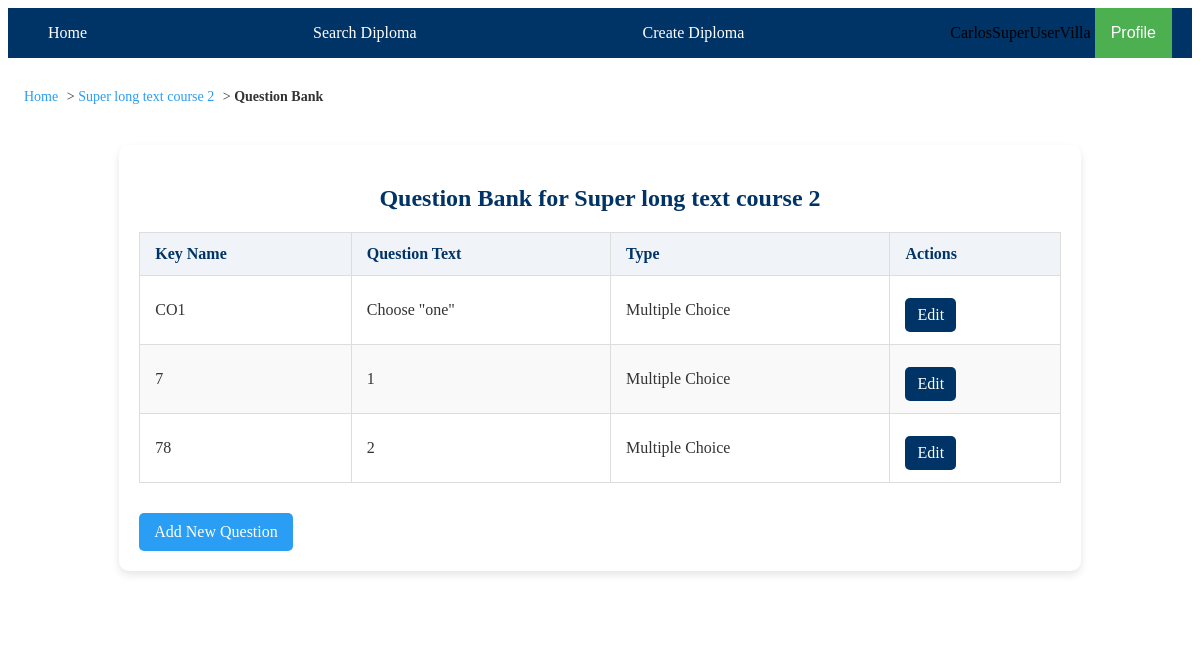
The app's page /courses/5/question_bank/ (signed in) with its own data.
### edu_core/models.py (models this page shows, shortened)
class CustomUser(AbstractUser):
    STUDENT = 'student'
    PROFESSOR = 'professor'
    MODERATOR = 'moderator'
    USER_TYPE_CHOICES = [
        (STUDENT, 'Student'),
        (PROFESSOR, 'Professor'),
        (MODERATOR, 'Moderator'),
    ]
    user_type = models.CharField(max_length=10, choices=USER_TYPE_CHOICES, default=STUDENT)

class Course(models.Model):
    name = models.CharField(max_length=255)
    creation_date = models.DateField(auto_now_add=True)
    last_update_date = models.DateField(auto_now=True)
    author = models.ForeignKey(CustomUser, on_delete=models.SET_NULL, null=True, limit_choices_to={'user_type': CustomUser.PROFESSOR}, related_name='authored_courses')
    students = models.ManyToManyField(CustomUser, through='Registration', related_name='registered_courses')
    image = models.ImageField(upload_to='course_images/', null=True, blank=True)
    description = models.TextField(null=True, blank=True)  # New field for course description

class Question(models.Model):
    MULTIPLE_CHOICE = 'MCQ'
    TRUE_FALSE = 'TF'
    ESSAY = 'ESSAY'
    QUESTION_TYPES = [
        (MULTIPLE_CHOICE, 'Multiple Choice'),
        (TRUE_FALSE, 'True or False'),
        (ESSAY, 'Essay'),
    ]
    activity = models.ForeignKey('Activity', on_delete=models.CASCADE, related_name='activity_questions', null=True, blank=True)
    course = models.ForeignKey('Course', on_delete=models.CASCADE, related_name='course_questions')
    question_type = models.CharField(max_length=50, choices=QUESTION_TYPES)
    text = models.TextField()
    correct_answer = models.TextField(blank=True, null=True)
    randomize_options = models.BooleanField(default=False)
    key_name = models.CharField(max_length=255, blank=True, null=True)
    in_bank = models.BooleanField(default=False)  # This is the correct field name

### edu_core/views/question_bank_views.py (the view)
# urls.py: path('courses/<int:course_id>/question_bank/', question_bank, name='question_bank'),
@login_required
def question_bank(request, course_id):
    course = get_object_or_404(Course, id=course_id)
    query = request.GET.get('q', '')
    questions = Question.objects.filter(course=course, in_bank=True)
    if query:
        questions = questions.filter(
            Q(key_name__icontains=query) | Q(text__icontains=query)
        )
    return render(request, 'edu_core/question_bank/question_bank.html', {'course': course, 'questions': questions})

### edu_core/templates/edu_core/question_bank/question_bank.html
{% extends "edu_core/base.html" %}
{% load static %}
{% block content %}
<link rel="stylesheet" href="{% static 'edu_core/css/question_bank.css' %}">
<nav class="breadcrumb-nav">
    <a href="{% url 'home' %}" class="breadcrumb">Home</a> &gt;
    <a href="{% url 'course_detail' course.id %}" class="breadcrumb">{{ course.name }}</a> &gt;
    <span class="breadcrumb current">Question Bank</span>
</nav>
<div class="question-bank-container">
    <h2>Question Bank for {{ course.name }}</h2>
    <table class="question-bank-table">
        <thead>
            <tr>
                <th>Key Name</th>
                <th>Question Text</th>
                <th>Type</th>
                <th>Actions</th>
            </tr>
        </thead>
        <tbody>
            {% for question in questions %}
            <tr>
                <td>{{ question.key_name }}</td>
                <td>{{ question.text }}</td>
                <td>{{ question.get_question_type_display }}</td>
                <td>
                    <a href="{% url 'edit_question_in_bank' question.id %}" class="btn edit-btn">Edit</a>
                </td>
            </tr>
            {% empty %}
            <tr>
                <td colspan="4" class="no-questions">No questions found for this course.</td>
            </tr>
            {% endfor %}
        </tbody>
    </table>
    <a href="{% url 'question_type_selection_for_bank' course.id %}" class="btn add-question-btn">Add New Question</a>
</div>
{% endblock %}

### edu_core/templates/edu_core/base.html (shortened to what this page needs)
<!DOCTYPE html>
<html lang="en">
<head>
    {% load static %}
    <link rel="stylesheet" href="{% static 'edu_core/css/base.css' %}">
    <link rel="stylesheet" href="https://cdnjs.cloudflare.com/ajax/libs/font-awesome/6.5.1/css/all.min.css">
</head>
<body>
    <header>
        <div class="navbar">
            <a href="{% url 'home' %}">Home</a>
            <a href="{% url 'diploma_search' %}">Search Diploma</a>
            {% if user.is_authenticated %}
                {% if user.user_type == 'professor' or user.user_type == 'moderator' or user.is_superuser %}
                    <a href="{% url 'create_diploma' %}">Create Diploma</a>
                {% endif %}
                <div class="profile-section">
                    <span class="username">{{ user.get_full_name|default:user.username }}</span>
                    <div class="dropdown">
                        <button class="dropbtn">Profile</button>
                    </div>
                </div>
            {% else %}
                <span class="login-prompt">Log in -></span>
                <a href="{% url 'signup' %}">Signup</a>
                <a href="{% url 'login' %}">Login</a>
            {% endif %}
        </div>
    </header>
    <main>
        {% block content %}{% endblock %}
    </main>
</body>
</html>

### edu_core/static/edu_core/css/base.css (style rules this page uses)
:root { --primary-color: #003366; --secondary-color-1: #ffffff; --secondary-color-2: #3fada8; --accent-color-1: #2a9df4; --accent-color-2: #ffd700; --neutral-color: #dddddd; --background-color: #ffffff; --text-color: #333333; --hover-bg-color: #e0e0e0; --hover-text-color: #003366; }
.navbar { background-color: var(--primary-color); overflow: visible; display: flex; justify-content: space-between; align-items: center; padding: 0 20px; position: relative; z-index: 10; }
.navbar a { display: block; color: var(--background-color); text-align: center; padding: 14px 20px; text-decoration: none; transition: background-color 0.3s ease-in-out, color 0.3s ease-in-out; }
main { padding: 16px; background-color: var(--background-color); color: var(--text-color); position: relative; z-index: 1; }
.dropdown { position: relative; display: inline-block; }
.dropbtn { background-color: #4CAF50; color: white; padding: 16px; font-size: 16px; border: none; cursor: pointer; z-index: 20; }

### edu_core/static/edu_core/css/question_bank.css (style rules this page uses)
:root { --primary-color: #003366; --secondary-color-1: #ffffff; --accent-color-1: #2a9df4; --accent-color-2: #ff6b6b; --text-color: #333; --table-header-bg: #f0f4f8; --table-border: #ddd; }
.breadcrumb-nav { margin: 15px 0; font-size: 14px; }
.breadcrumb { color: var(--accent-color-1); text-decoration: none; margin-right: 5px; }
.breadcrumb.current { color: var(--text-color); font-weight: bold; }
.question-bank-container { width: 80%; margin: 40px auto; padding: 20px; background-color: var(--secondary-color-1); border-radius: 10px; box-shadow: 0 4px 8px rgba(0, 0, 0, 0.1); }
h2 { text-align: center; color: var(--primary-color); margin-bottom: 20px; }
.question-bank-table { width: 100%; border-collapse: collapse; margin-bottom: 20px; }
.question-bank-table th, .question-bank-table td { padding: 12px 15px; text-align: left; border: 1px solid var(--table-border); }
.question-bank-table th { background-color: var(--table-header-bg); color: var(--primary-color); font-weight: bold; }
.question-bank-table tr:nth-child(even) { background-color: #f9f9f9; }
.btn { display: inline-block; padding: 10px 15px; border-radius: 5px; text-decoration: none; text-align: center; transition: background-color 0.3s ease-in-out, transform 0.2s; margin-top: 10px; }
.add-question-btn { background-color: var(--accent-color-1); color: var(--secondary-color-1); }
.edit-btn { background-color: var(--primary-color); color: var(--secondary-color-1); padding: 8px 12px; }

### records on screen
CustomUser: get_full_name "CarlosSuperUserVilla"
Course: name "Super long text course 2"
Question: key_name "CO1", text "Choose \"one\"", question_type "Multiple Choice"
Question: key_name "7", text "1", question_type "Multiple Choice"
Question: key_name "78", text "2", question_type "Multiple Choice"
